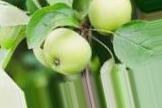
#> input picture fruit-ripeness/dataset/apple/unripe/aug_0_1169.jpg, 162 x 108 px; its folder holds only this picture in this run
$ python -i utils_features.py   (imports and definitions only)
#> lines starting #> are read from the running program, lines starting #| are printed output that depends on the picture
#> further down, picture is the input picture: shape (108, 162, 3); mean B, G, R 105.9, 164.4, 138.6
import cv2, numpy as np, os, glob
from skimage.feature import local_binary_pattern

# Konfigurasi fitur (disimpan saat training agar inference konsisten)
DEFAULT_FEATURE_META = {
    "resize_width": 256,
    "hsv_bins": 32,               # histogram Hue (0..180) → 32 bin
    "lbp_radius": 2,              # LBP tekstur
    "lbp_method": "uniform"
}

def read_and_resize(path_or_img, resize_width=256):
    if isinstance(path_or_img, str):
        bgr = cv2.imread(path_or_img)
    else:
        bgr = path_or_img
    if bgr is None:
        return None
    h, w = bgr.shape[:2]
    scale = resize_width / max(1, w)
    return cv2.resize(bgr, (resize_width, int(h*scale)))

def features_from_bgr(bgr, meta=DEFAULT_FEATURE_META):
    """Ekstraksi fitur:
       - Hist Hue (HSV) 32 bin, normalized
       - mean/std S & V
       - LBP histogram (uniform) pada gray
    """
    w = meta.get("resize_width", 256)
#> w = 256
    bins = meta.get("hsv_bins", 32)
#> bins = 32
    lbp_radius = meta.get("lbp_radius", 2)
#> lbp_radius = 2
    lbp_method = meta.get("lbp_method", "uniform")
#> lbp_method = 'uniform'
    n_points = 8 * lbp_radius
#> n_points = 16

    # resize
    h0, w0 = bgr.shape[:2]
#> h0 = 108; w0 = 162
    if w0 != w:
        bgr = read_and_resize(bgr, resize_width=w)
#> in read_and_resize, `scale = resize_width / max(1, w)`: scale = 1.58
#> in read_and_resize, `return cv2.resize(bgr, (resize_width, int(h*scale)))`:
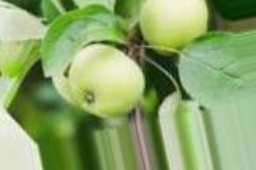
#> returned value: shape (170, 256, 3); mean of channels 0, 1, 2 105.8, 164.3, 138.5; drawn as B, G, R

    hsv = cv2.cvtColor(bgr, cv2.COLOR_BGR2HSV)
#> hsv: shape (170, 256, 3); mean H, S, V 43.5, 105.5, 164.6
    gray = cv2.cvtColor(bgr, cv2.COLOR_BGR2GRAY)
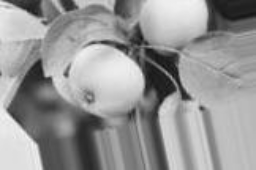
#> gray: shape (170, 256); min 14, max 245, mean 149.9

    H = hsv[:,:,0].astype(np.float32).ravel()
    S = hsv[:,:,1].astype(np.float32).ravel()
    V = hsv[:,:,2].astype(np.float32).ravel()

    # hist Hue (0..180)
    hist_h, _ = np.histogram(H, bins=bins, range=(0,180), density=True)
#> hist_h = 32 values, max 0.0456 at index 7, min 0 at index 14, mean 0.00556
    sv_mean = np.array([S.mean(), V.mean()], dtype=np.float32)
#> sv_mean = [105.5, 164.6]
    sv_std  = np.array([S.std(ddof=1), V.std(ddof=1)], dtype=np.float32)
#> sv_std = [58.3, 54.25]

    # LBP
    lbp = local_binary_pattern(gray, n_points, lbp_radius, method=lbp_method)
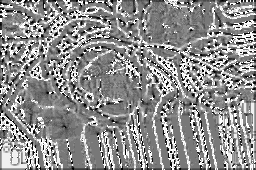
#> lbp: shape (170, 256) float64; min 0, max 17, mean 9.48; drawn with min black and max white
    # uniform → bins = n_points + 2
    lbp_bins = n_points + 2 if lbp_method == "uniform" else int(lbp.max()+1)
#> lbp_bins = 18
    hist_lbp, _ = np.histogram(lbp.ravel(), bins=lbp_bins, range=(0, lbp_bins), density=True)
#> hist_lbp = 18 values, max 0.228 at index 8, min 0.0173 at index 15, mean 0.0556

    feat = np.hstack([hist_h, sv_mean, sv_std, hist_lbp]).astype(np.float32)
#> feat = 54 values, max 164.6 at index 33, min 0 at index 14, mean 7.11
    return feat

def scan_dataset(root, labels=("unripe","ripe","overripe")):
    """Kembalikan (paths, y) dengan label diambil dari nama folder yang mengandung 'unripe|ripe|overripe'."""
    paths, y = [], []
    L = [l.lower() for l in labels]
    for ext in ("jpg","jpeg","png","bmp","webp"):
        for p in glob.glob(os.path.join(root, "**", f"*.{ext}"), recursive=True):
            parts = [pp.lower() for pp in p.split(os.sep)]
            lab = None
            for l in L:
                if any(l in part for part in parts):
                    lab = l; break
            if lab is None:
                continue
            paths.append(p); y.append(lab)
    return paths, y

>>> import cv2
>>> picture = cv2.imread('../dataset/apple/unripe/aug_0_1169.jpg')
>>> result = features_from_bgr(picture)
#> result has the same summary as feat in features_from_bgr

$ run again, on fruit-ripeness/dataset/apple/unripe/aug_0_1686.jpg
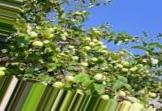
#> input picture fruit-ripeness/dataset/apple/unripe/aug_0_1686.jpg, 162 x 111 px
#> picture is the input picture: shape (111, 162, 3); mean B, G, R 98.3, 128.2, 109.8
#> in features_from_bgr, `w = meta.get("resize_width", 256)`: w = 256
#> bins = 32
#> lbp_radius = 2
#> lbp_method = 'uniform'
#> n_points = 16
#> scale = 1.58
#> hsv: shape (175, 256, 3); mean H, S, V 52.5, 127.3, 142.9
#> in features_from_bgr, `gray = cv2.cvtColor(bgr, cv2.COLOR_BGR2GRAY)`:
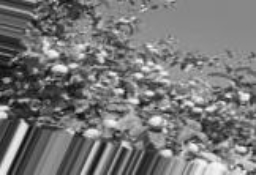
#> gray: shape (175, 256); min 6, max 249, mean 119.2
#> hist_h = 32 values, max 0.0687 at index 6, min 0 at index 21, mean 0.00556
#> sv_mean = [127.3, 142.9]
#> sv_std = [51.5, 58.06]
#> in features_from_bgr, `lbp = local_binary_pattern(gray, n_points, lbp_radius, method=lbp_meth..`:
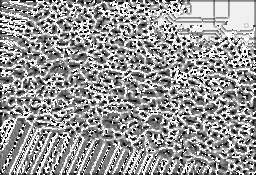
#> lbp: shape (175, 256) float64; min 0, max 17, mean 10.09; drawn with min black and max white
#> lbp_bins = 18
#> hist_lbp = 18 values, max 0.194 at index 17, min 0.0252 at index 1, mean 0.0556
#> feat = 54 values, max 142.9 at index 33, min 0 at index 21, mean 7.05
#> result has the same summary as feat in features_from_bgr

$ run again, on fruit-ripeness/dataset/apple/unripe/aug_0_1821.jpg
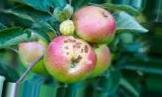
#> input picture fruit-ripeness/dataset/apple/unripe/aug_0_1821.jpg, 162 x 97 px
#> picture is the input picture: shape (97, 162, 3); mean B, G, R 87.3, 110.6, 78.6
#> in features_from_bgr, `w = meta.get("resize_width", 256)`: w = 256
#> bins = 32
#> lbp_radius = 2
#> lbp_method = 'uniform'
#> n_points = 16
#> scale = 1.58
#> hsv: shape (153, 256, 3); mean H, S, V 71.3, 151.8, 119.8
#> in features_from_bgr, `gray = cv2.cvtColor(bgr, cv2.COLOR_BGR2GRAY)`:
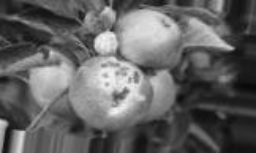
#> gray: shape (153, 256); min 8, max 246, mean 98.2
#> hist_h = 32 values, max 0.0329 at index 14, min 1.82e-05 at index 21, mean 0.00556
#> sv_mean = [151.8, 119.8]
#> sv_std = [66.24, 60.37]
#> in features_from_bgr, `lbp = local_binary_pattern(gray, n_points, lbp_radius, method=lbp_meth..`:
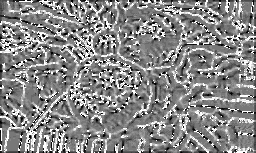
#> lbp: shape (153, 256) float64; min 0, max 17, mean 9.05; drawn with min black and max white
#> lbp_bins = 18
#> hist_lbp = 18 values, max 0.203 at index 8, min 0.0135 at index 15, mean 0.0556
#> feat = 54 values, max 151.8 at index 32, min 1.82e-05 at index 21, mean 7.39
#> result has the same summary as feat in features_from_bgr
